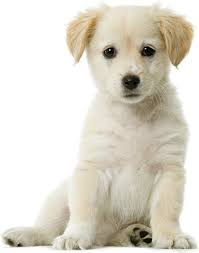
#> input picture Image to Pencil Sketch/Images/Original/Dog.jpg, 199 x 253 px
$ python main.py
#> lines starting #> are read from the running program, lines starting #| are printed output that depends on the picture
import cv2
import os

def show(title,image):
    cv2.imshow(title, image)
    cv2.waitKey(0)

image = cv2.imread("./Images/Original/Dog.jpg")
#> image is the input picture: shape (253, 199, 3); mean B, G, R 204, 216.1, 220.8
# show("Dog", image)

# Converting original image to grayscale image
gray_image = cv2.cvtColor(image, cv2.COLOR_BGR2GRAY)
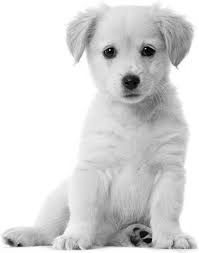
#> gray_image: shape (253, 199); min 0, max 255, mean 216.1
# show("New Dog", gray_image)

# Invert the new grayscale image
inverted_image = 255 - gray_image
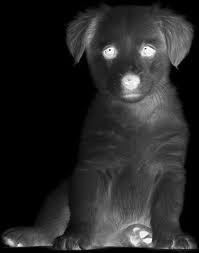
#> inverted_image: shape (253, 199); min 0, max 255, mean 38.9
# show("Inverted", inverted_image)

# Blur the image by using the Gaussian Function
blurred = cv2.GaussianBlur(inverted_image, (21, 21), 0)
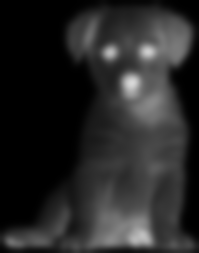
#> blurred: shape (253, 199); min 0, max 216, mean 38.9
# show("Inverted", blurred)

# Final step is to invert the blurred image
inverted_blurred = 255 - blurred
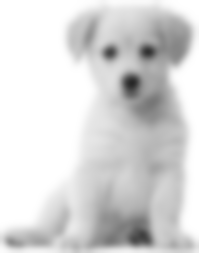
#> inverted_blurred: shape (253, 199); min 39, max 255, mean 216.1
pencil_sketch = cv2.divide(gray_image, inverted_blurred, scale=256.0)
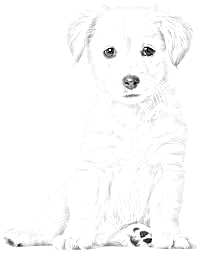
#> pencil_sketch: shape (253, 199); min 0, max 255, mean 250.2

cv2.imshow("Original image",image)
cv2.imshow("Pencil sketch", pencil_sketch)
cv2.waitKey(0)

os.chdir("./Images/Sketch")
cv2.imwrite("Dog-Sketch.jpg",pencil_sketch)
